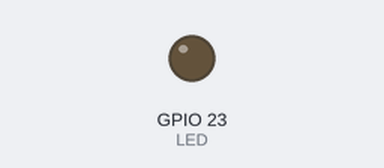
A sketch run on a simulated ESP32. On the bench: output pins drawn as LEDs (lit = HIGH).

Above: at 0.15 s.
At 19.98 s:
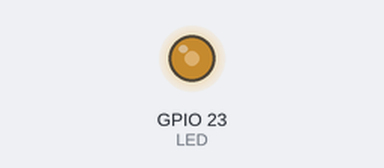
At 39.81 s:
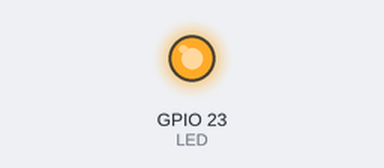
Timing chart, 0 to 40.0 s (numbered marks = the images above):
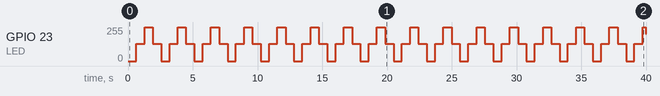

The sketch:

Fade.ino
```cpp
// التلاشي والتوهج بـ LEDC على GPIO23 (حزمة esp32 الإصدار 3)
// ESP32 للمعلمين — الجزء الأول · منصة جذور · أ. محمد زيتون
// اللوحة: ESP32 Dev Module

const int LED = 23;

void setup() {
  ledcAttach(LED, 5000, 8);   // الطرف، التردد، الدقة
}

void loop() {
  for (int d = 0; d <= 255; d++) {
    ledcWrite(LED, d);
    delay(5);
  }
  for (int d = 255; d >= 0; d--) {
    ledcWrite(LED, d);
    delay(5);
  }
}
```

Measured:
- by itself, GPIO 23 (LED): 0/255 → 128/255 at 0.64 s, → 255/255 0.64 s later, → 128/255 0.64 s later, → 0/255 0.65 s later, … (63 changes in this stretch)
